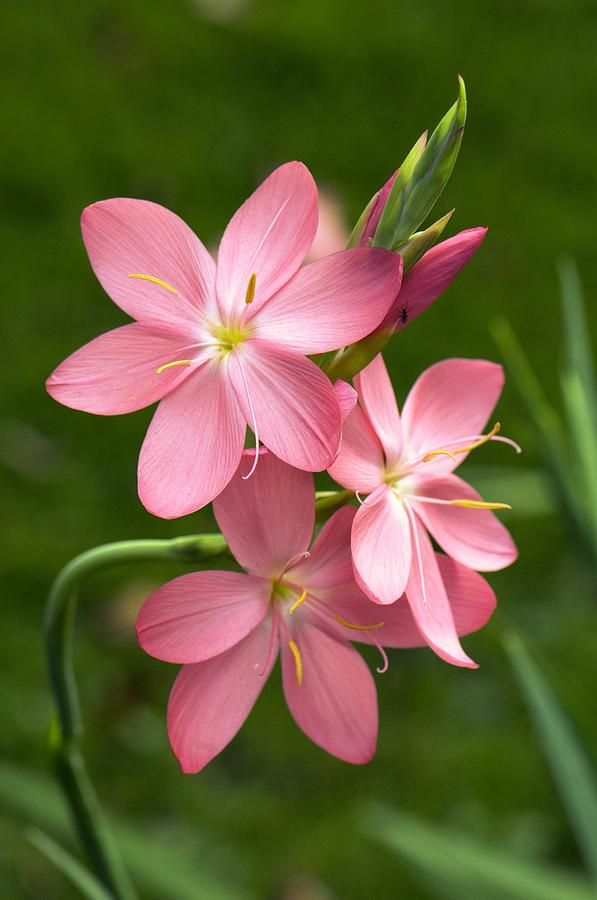
#> input picture PYQs/2023B2/flower.jpg, 597 x 900 px
$ python 05_region_growing_img_segmentation.py
#> lines starting #> are read from the running program, lines starting #| are printed output that depends on the picture; after the words box and inside, x2 and y2 are one past the last pixel; in counts of white or black regions, pixels touching at a corner belong together
import cv2
import numpy as np
import matplotlib.pyplot as plt

# Load grayscale image
image = cv2.imread("flower.jpg", cv2.IMREAD_GRAYSCALE)
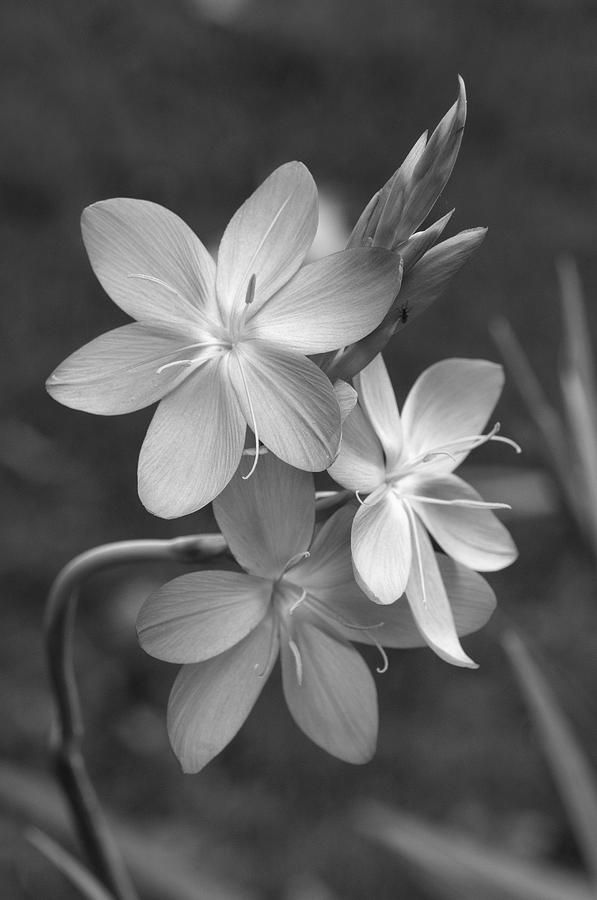
#> image: shape (900, 597); min 0, max 254, mean 93.3
mask = np.zeros_like(image)

# Seed point and threshold
seed = (100, 100)  # Change if needed
threshold = 10
stack = [seed]

while stack:
    x, y = stack.pop()
    if mask[x, y] == 0:
        mask[x, y] = 255  # Mark as visited
        for dx, dy in [(-1, 0), (1, 0), (0, -1), (0, 1)]:
            nx, ny = x + dx, y + dy
            if 0 <= nx < image.shape[0] and 0 <= ny < image.shape[1]:
                if abs(int(image[nx, ny]) - int(image[x, y])) < threshold:
                    stack.append((nx, ny))

# Display images
cv2.imshow("Original", image)
cv2.imshow("Segmented image", mask)
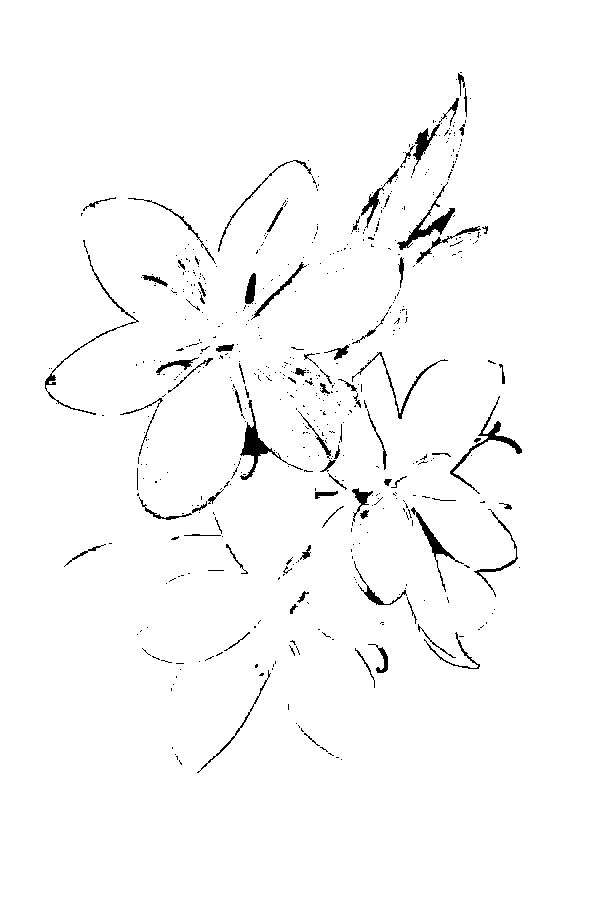
#> window 'Segmented image': shape (900, 597); 97.8% white; 575 black regions (490 under 20 px), largest, box (x1, y1, x2, y2) and area: (240, 400, 303, 480) 758, (397, 182, 455, 250) 646, (450, 396, 522, 494) 622

cv2.waitKey(0)
cv2.destroyAllWindows()
